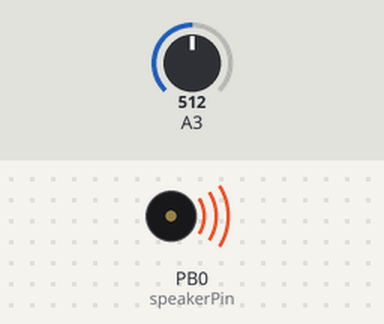
This sketch was run on a simulated ATtiny85, built with avr-gcc and run on an emulated ATtiny85. Parts: buzzer (waves = sounding). The inputs (shaded band) are chosen by the test bench; at power-on: A3 = 512.

Above: at 1.2 s.
1.3 s: A3 set to 315
At 2.3 s:
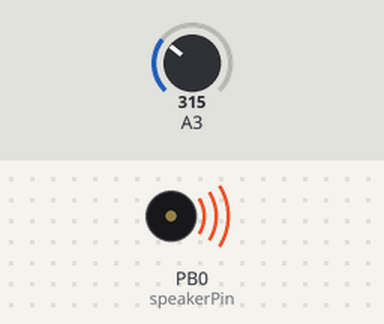
2.8 s: A3 set to 293
At 3.2 s:
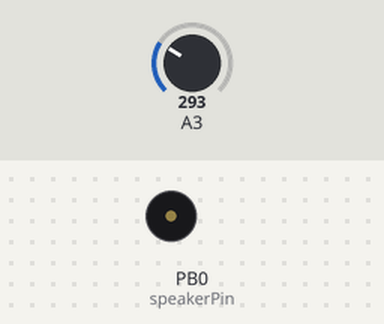
4.3 s: A3 set to 306
At 5.3 s:
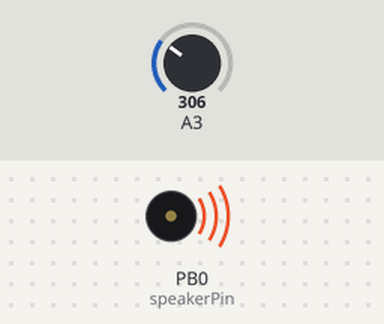
5.8 s: A3 set to 290
At 6.6 s:
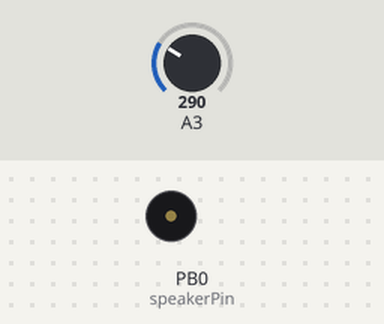
Timing chart, 0 to 8.4 s (numbered marks = the images above; inputs shaded):
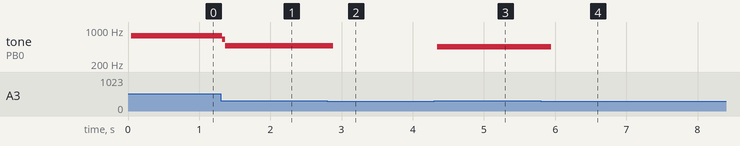

The sketch:

atTiny_speaker.ino
```cpp
// code for ATtiny45 or 85

int speakerPin = 0;
int sensorPin = 3; // digital Pin 3 = ADC 3

int sensorValue = 0;

void setup() {
  pinMode(speakerPin, OUTPUT);
  pinMode(sensorPin, INPUT_PULLUP);
}

void loop() {
  sensorValue = analogRead(sensorPin);
  if(sensorValue > 300){
    makeNoise(speakerPin, sensorValue*3, 100);
  }
}

void makeNoise(unsigned char pin, int frequencyInHertz, long timeInMilliseconds) {
  int x;
  long delayAmount = (long)(1000000/frequencyInHertz);
  long loopTime = (long)((timeInMilliseconds*1000)/(delayAmount*2));
  for (x=0;x<loopTime;x++)
  {
    digitalWrite(pin,HIGH);
    delayMicroseconds(delayAmount);
    digitalWrite(pin,LOW);
    delayMicroseconds(delayAmount);
  }
}
```

Measured:
- the behaviour switches between 301 and 300 on A3 (found by bisection; images 1 and 2)
- after the input at 1.3 s, tone on PB0 (speakerPin): 757 Hz → 650 Hz at once, → 469 Hz 0.04 s later
- after the input at 2.8 s, tone on PB0 (speakerPin): 469 Hz → silent after 0.08 s
- after the input at 4.3 s, tone on PB0 (speakerPin): silent → 455 Hz at once
- after the input at 5.8 s, tone on PB0 (speakerPin): 455 Hz → silent after 0.14 s
